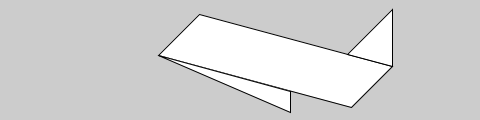
Frame 1 (no input)
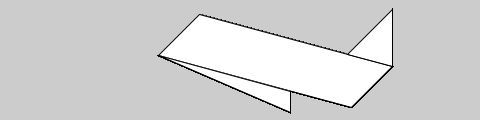
Frame 60 (the mouse pressed at the canvas centre just before this capture)
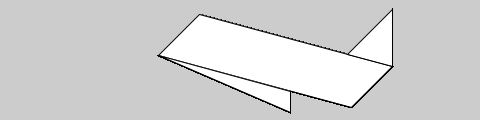
Frame 120 (the mouse held since frame 60 and released just before this capture)

The Processing sketch that drew these frames (run headless with seeded random() and noise(); from frame 60 on, the mouse is pressed at the canvas centre):

// Processing sketch: quads
// ── quads.pde
void setup() {
  size(480, 120);
}

void draw() {
  quad(158, 55, 199, 14, 392, 66, 351, 107);

  triangle(347, 54, 392, 9, 392, 66);

  triangle(158, 55, 290, 91, 290, 112);
}
